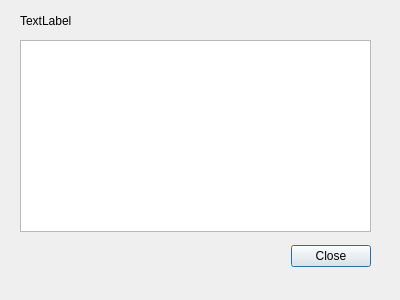
<?xml version="1.0" encoding="UTF-8"?>
<ui version="4.0">
 <class>ExceptionDialog</class>
 <widget class="QDialog" name="ExceptionDialog">
  <property name="geometry">
   <rect>
    <x>0</x>
    <y>0</y>
    <width>400</width>
    <height>300</height>
   </rect>
  </property>
  <property name="windowTitle">
   <string>Dialog</string>
  </property>
  <widget class="QDialogButtonBox" name="buttonBox">
   <property name="geometry">
    <rect>
     <x>30</x>
     <y>240</y>
     <width>341</width>
     <height>32</height>
    </rect>
   </property>
   <property name="orientation">
    <enum>Qt::Orientation::Horizontal</enum>
   </property>
   <property name="standardButtons">
    <set>QDialogButtonBox::StandardButton::Close</set>
   </property>
  </widget>
  <widget class="QTextBrowser" name="textDisplay">
   <property name="geometry">
    <rect>
     <x>20</x>
     <y>40</y>
     <width>351</width>
     <height>192</height>
    </rect>
   </property>
  </widget>
  <widget class="QLabel" name="label">
   <property name="geometry">
    <rect>
     <x>20</x>
     <y>10</y>
     <width>171</width>
     <height>21</height>
    </rect>
   </property>
   <property name="text">
    <string>TextLabel</string>
   </property>
  </widget>
 </widget>
 <resources/>
 <connections>
  <connection>
   <sender>buttonBox</sender>
   <signal>accepted()</signal>
   <receiver>ExceptionDialog</receiver>
   <slot>accept()</slot>
   <hints>
    <hint type="sourcelabel">
     <x>248</x>
     <y>254</y>
    </hint>
    <hint type="destinationlabel">
     <x>157</x>
     <y>274</y>
    </hint>
   </hints>
  </connection>
  <connection>
   <sender>buttonBox</sender>
   <signal>rejected()</signal>
   <receiver>ExceptionDialog</receiver>
   <slot>reject()</slot>
   <hints>
    <hint type="sourcelabel">
     <x>316</x>
     <y>260</y>
    </hint>
    <hint type="destinationlabel">
     <x>286</x>
     <y>274</y>
    </hint>
   </hints>
  </connection>
 </connections>
</ui>
